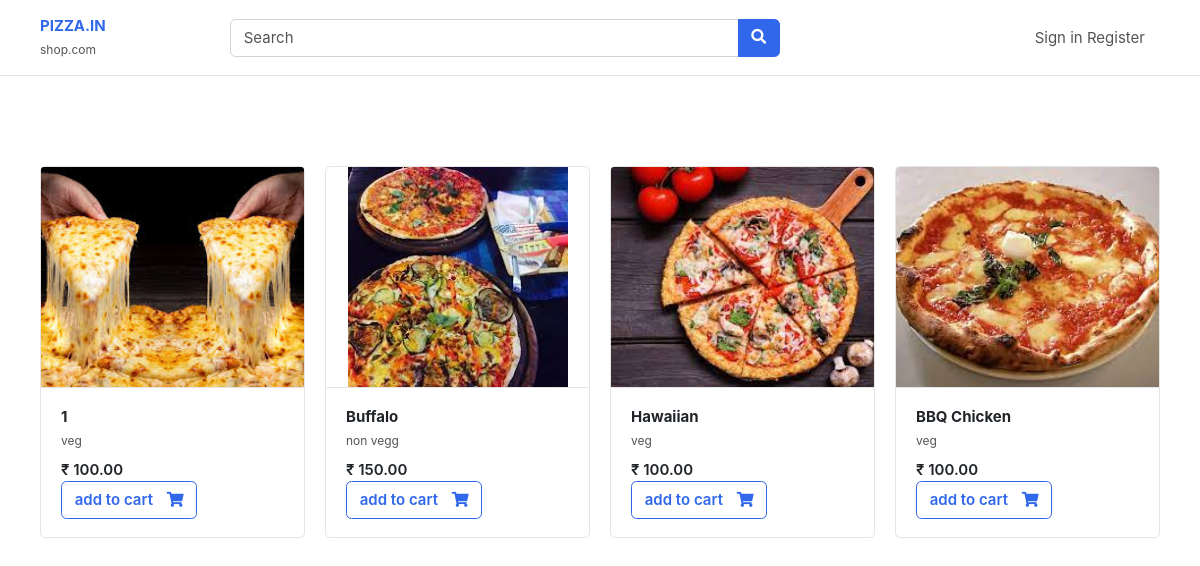
/, run on an earlier commit of the app's database.
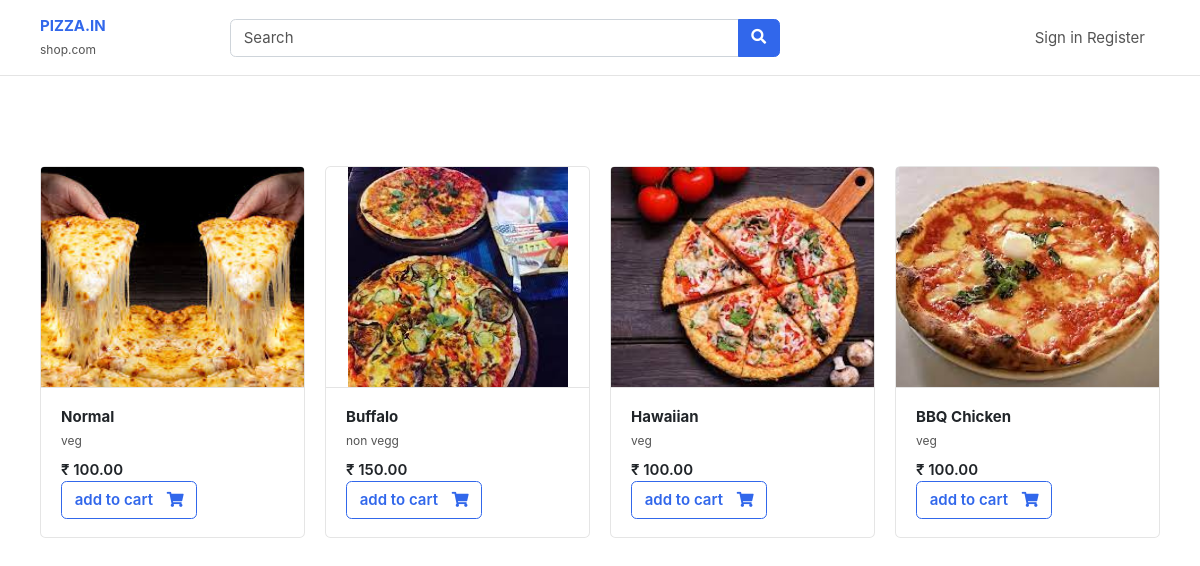
And on a later commit of the database.
### base/models.py (models this page shows)
class Pizza(models.Model):
    category = models.ForeignKey(PizzaCategory, on_delete=models.CASCADE, related_name='category')
    pizza_name = models.CharField(max_length=100)
    price = models.IntegerField(default=100)
    images = models.ImageField(upload_to='pizza')

class PizzaCategory(models.Model):
    category_name = models.CharField(max_length=100)

### base/views.py (the view)
# urls.py: path('',home,name='home'),
def home(request):
    pizza = Pizza.objects.all()
    search_in = request.GET.get('search-area')
    if search_in:
        pizza = Pizza.objects.filter(pizza_name__icontains=search_in)
    else:
        pizza = Pizza.objects.all()
        search_in = ''
    context = {
        'pizza': pizza,
        'search_in': search_in
    }
    return render(request, 'index.html', context)

### base/templates/index.html (shortened to what this page needs)
{% extends "base.html"%}
{%  block start %}
<div class="container mt-5 pt-5">
    <div class="row">
        {% for pizza in pizza %}
        <div class="col-md-3">
            <figure class="card card-product-grid">
                <div class="img-wrap"> <img src="/media/{{pizza.images}}"> </div>
                <figcaption class="info-wrap border-top">
                    <a href="#" class="title">
                        <b>{{pizza.pizza_name}}</b></a>
                    <small>{{pizza.category.category_name}}</small></a>
                    <div class="price mt-2">₹ {{pizza.price}}.00</div>
                    <a href="{% url 'add_cart' pizza.id %}" class="btn  btn-outline-primary"> <span class="text">add to cart</span> <i class="fas fa-shopping-cart"></i>  </a>
                </figcaption>
            </figure>
        </div>
        {% endfor %}
    </div>
    </div>
{% endblock %}

### base/templates/base.html (shortened to what this page needs)
<!DOCTYPE HTML>
<html lang="en">
<head>
<link href="/media/css/bootstrap.css" rel="stylesheet" type="text/css"/>
<link href="/media/fonts/fontawesome/css/all.min.css" type="text/css" rel="stylesheet">
<link href="/media/css/ui.css" rel="stylesheet" type="text/css"/>
<link href="/media/css/responsive.css" rel="stylesheet" />
</head>
<body>
	<header class="section-header">
		<section class="header-main border-bottom">
			<div class="container">
		<div class="row align-items-center">
			<div class="col-lg-2 col-4">
				<div class="brand-wrap">
					<a href="{% url 'home' %}"><b> PIZZA.IN</b></a>
				</div>
				<small>shop.com</small>
			</div>
			<div class="col-lg-6 col-sm-12">
				<form action="#" class="search">
					<div class="input-group w-100">
						<input type="text" value="{{search_in}}" class="form-control"name="search-area" placeholder="Search">
						<div class="input-group-append">
						  <button class="btn btn-primary" type="submit">
							<i class="fa fa-search"></i>
						  </button>
						</div>
					</div>
				</form>
			</div>
			<div class="col-lg-4 col-sm-6 col-8">
				<div class="widgets-wrap float-md-right">
					<div class="widget-header  mr-3">
						{% if user.is_authenticated %}
						<a href="{% url 'cart' %}" class="icon icon-sm rounded-circle border"><i class="fa fa-shopping-cart"></i></a>
					</div>
					<div class="widget-header icontext">
						<div class="text">
							<span class="text-muted">Welcome! {{request.user.username}}</span>
							<div>
								<a href="{% url 'logout' %}">Log out</a>
								{% else %}
								<a href="{% url 'login' %}">Sign in</a>
								<a href="{% url 'register' %}"> Register</a>
								{% endif %}
							</div>
						</div>
					</div>
				</div>
			</div>
		</section>
		</header>
		{% block start %}
		{% endblock %}
        </body>
        </html>

### static/css/ui.css (style rules this page uses)
html { font-family: 'Inter', sans-serif; font-size: 15px; }
.img-wrap { text-align: center; display: block; }
.img-wrap img { max-width: 100%; }
figure { margin-bottom: 0; }
.card .title { color: #212529; }
.header-main { position: relative; padding-top: 1rem; padding-bottom: 1rem; }
.widget-header { display: inline-block; vertical-align: middle; position: relative; }
.widget-header a { color: #545454; }
.btn .text + i { margin-left: 10px; }
[class*='card-product'] a.title { color: #212529; display: block; }
[class*='card-product'] .img-wrap { overflow: hidden; position: relative; }
[class*='card-product'] .img-wrap img { height: 100%; max-width: 100%; width: auto; display: inline-block; object-fit: cover; }
.card-product-grid { margin-bottom: 20px; }
.card-product-grid .img-wrap { border-radius: 0.2rem 0.2rem 0 0; height: 220px; }
.card-product-grid .info-wrap { overflow: hidden; padding: 18px 20px; }
.card .img-wrap { overflow: hidden; }
.price { font-weight: 600; color: #212529; }

What changed in the data, as far as the page shows it:
changed Pizza: pizza_name "1" → "Normal"
